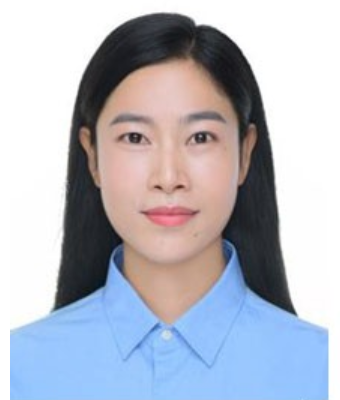
#> input picture Python Code/auto/team04.png, 340 x 400 px
$ python 02.py
#> lines starting #> are read from the running program, lines starting #| are printed output that depends on the picture
from PIL import Image, ImageDraw

# 打开图片
img = Image.open("team04.png")
#> img is the input picture: PIL image 340x400 RGB; mean R, G, B 180.7, 183.7, 194.6
width, height = img.size
#> width = 340; height = 400

# 创建一个透明背景的图片
output = Image.new("RGBA", (width, height), (0, 0, 0, 0))
#> output: PIL image 340x400 RGBA; every value is 0

# 计算圆形的边界
circle_radius = min(width, height) // 2
#> circle_radius = 170
center = (width // 2, height // 2)
#> center = (170, 200)

# 绘制圆形
draw = ImageDraw.Draw(output)
draw.ellipse((center[0] - circle_radius, center[1] - circle_radius,
              center[0] + circle_radius, center[1] + circle_radius), fill=(255, 255, 255, 255))

# 将原图粘贴到透明背景的圆形区域内
output.paste(img, (0, 0), mask=output)
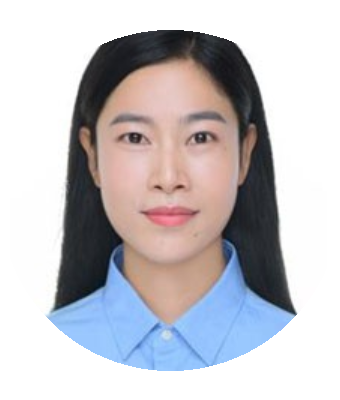
#> output: PIL image 340x400 RGBA; mean R, G, B, A 111.8, 109.1, 113.3, 171.1; transparent parts drawn white

# 保存结果
output.save("team4.png")

$ run again, with Python Code/auto/team01.png copied over Python Code/auto/team04.png
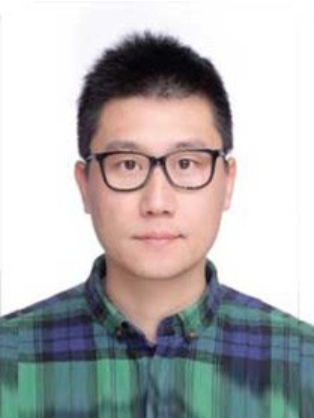
#> input picture Python Code/auto/team01.png, 314 x 418 px
#> img is the input picture: PIL image 314x418 RGB; mean R, G, B 179.5, 178.1, 178.3
#> `output.paste(img, (0, 0), mask=output)`:
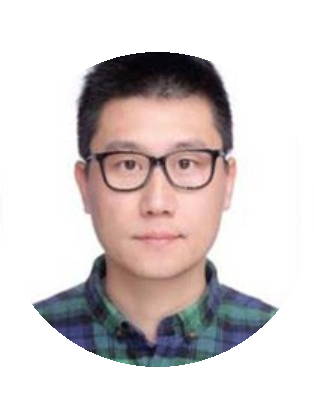
#> output: PIL image 314x418 RGBA; mean R, G, B, A 110.7, 102.9, 102.5, 151.2; transparent parts drawn white

$ run again, with Python Code/auto/team02.png copied over Python Code/auto/team04.png
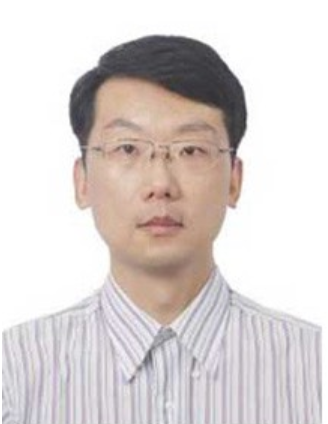
#> input picture Python Code/auto/team02.png, 328 x 424 px
#> img is the input picture: PIL image 328x424 RGB; mean R, G, B 218, 210.5, 208.9
#> `output.paste(img, (0, 0), mask=output)`:
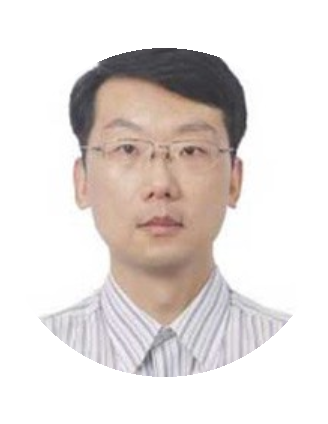
#> output: PIL image 328x424 RGBA; mean R, G, B, A 128, 121.1, 118.5, 155.8; transparent parts drawn white

$ run again, with Python Code/auto/team03.png copied over Python Code/auto/team04.png
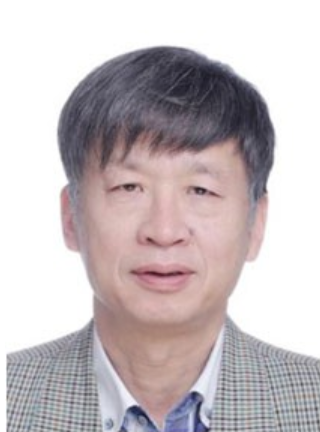
#> input picture Python Code/auto/team03.png, 320 x 432 px
#> img is the input picture: PIL image 320x432 RGB; mean R, G, B 198.4, 189.2, 191.8
#> `output.paste(img, (0, 0), mask=output)`:
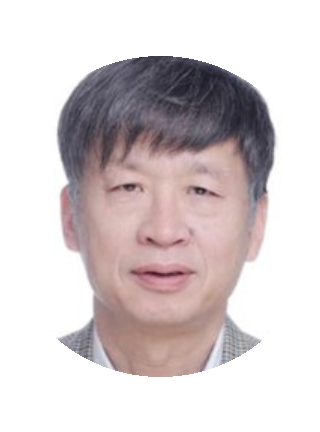
#> output: PIL image 320x432 RGBA; mean R, G, B, A 108.7, 99.7, 100.9, 149.1; transparent parts drawn white
